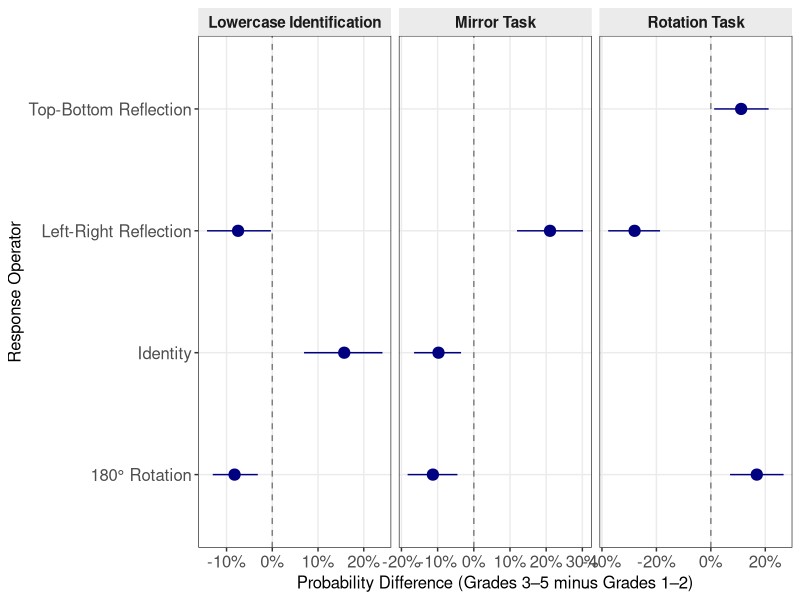
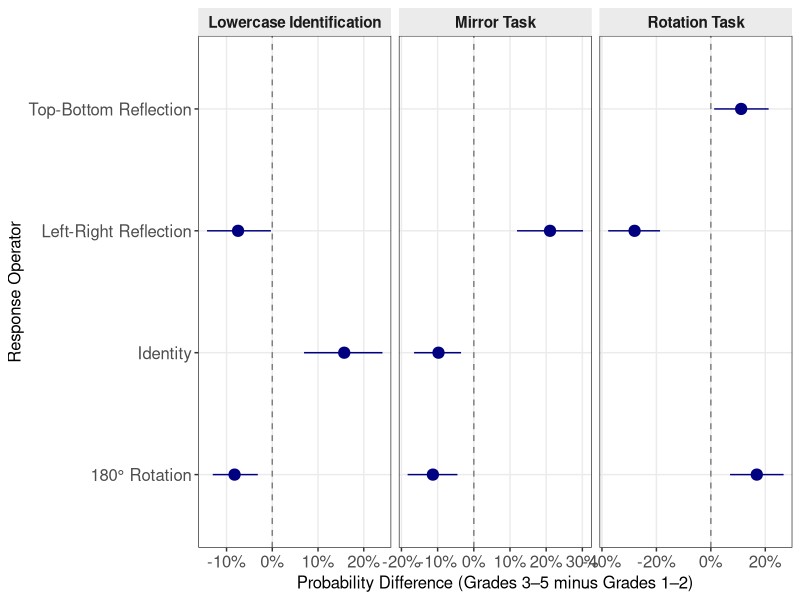

These figures' R source, in order:
options(stringsAsFactors = FALSE, warn = 1)
suppressPackageStartupMessages({
  library(readr)
  library(dplyr)
  library(ggplot2)
})

theme_set(theme_bw(base_size = 11) + theme(
  panel.grid.minor = element_blank(),
  strip.background = element_rect(fill = "gray92", color = NA),
  strip.text = element_text(face = "bold", size = 10),
  legend.position = "bottom"
))

cat("Generating Figure 3...
")
df <- read_csv("data/figure3_primary_contrasts.csv", show_col_types = FALSE)

df <- df %>% mutate(
  task_label = case_when(
    task == "lowercase_identification" ~ "Lowercase Identification",
    task == "mirror" ~ "Mirror Task",
    task == "rotation" ~ "Rotation Task"
  ),
  operator_label = case_when(
    response_operator == "identity" ~ "Identity",
    response_operator == "left_right_reflection" ~ "Left-Right Reflection",
    response_operator == "top_bottom_reflection" ~ "Top-Bottom Reflection",
    response_operator == "rotation_180" ~ "180° Rotation"
  )
)

p3 <- ggplot(df, aes(x = operator_label, y = estimate, ymin = boot_ci_lower, ymax = boot_ci_upper)) +
  geom_hline(yintercept = 0, linetype = "dashed", color = "gray50") +
  geom_pointrange(size = 0.7, color = "navy") +
  facet_wrap(~ task_label, scales = "free_x") +
  scale_y_continuous(labels = scales::percent_format(accuracy = 1)) +
  coord_flip() +
  labs(
    x = "Response Operator",
    y = "Probability Difference (Grades 3–5 minus Grades 1–2)"
  ) +
  theme(
    axis.text = element_text(size = 12),
    axis.title = element_text(size = 12),
    strip.text = element_text(size = 11)
  )

ggsave("figures/Figure_3.pdf", p3, width = 8, height = 4.5)
ggsave("figures/Figure_3.png", p3, width = 8, height = 4.5, dpi = 300)
